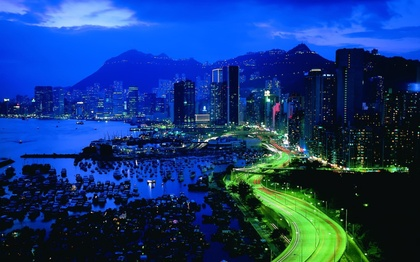
%> input picture archivos-viejos/imagenes/Eciudad.jpg, 420 x 262 px, shrunk from 1920 x 1200 before the run
$ octave --eval "result = verde(imread('../imagenes/Eciudad.jpg'));"   (GNU Octave 9; MATLAB toolbox functions it lacks are replaced by stand-ins)
%> lines starting %> are read from the running program, lines starting %| are printed output that depends on the picture
### archivos-viejos/codigos/ecualizar.m
function Imgeq = ecualizar(Img)

    imgoriginal = Img;
    %No de filas y columnas
    [fil,col] = size(Img);
    total_pixels = fil * col;

    Imgeq = zeros(fil,col);
    %histo = zeros(1,256);
    % Calculo del histograma de la imagen
    hist = imhist(Img);
    % variable Img en una variable de doble precision
    Img = double (Img);
    % Vector de 255 elem. nulos a la variable probabilidad, acumulada
    % y ecualizador
    probabilidad = zeros (1,256);
    acumulada = zeros(1,256);
    ecualizador= zeros(1,256);

    % Calcula la probabilidad de que se presenten cada uno de los niveles
    % de gris (Frecuencia relativa)
    for k=1:256
    probabilidad(k)=hist(k)/total_pixels;
    end
    % La probabilidad acumulada que tiene el pixel 0 es la probabilidad de 0
    acumulada(1) = probabilidad(1);
    % Calculo de la acumulada(k) como la suma de la acumulada anterior mas %
    % la probabilidad de nivel de gris que existe en k. No empieza en 1 ya %
    % que la acumulada del primer pixel es igual a la probabilida de este %

    for k = 2:256
    acumulada(k) = acumulada(k-1) + probabilidad(k);
    end
    % Ecualizador va a contener la transformacion del nivel de gris %
    for k=1:256
    ecualizador(k) = acumulada(k)*256;
    end
    %Sustitucion de los niveles de gris en base a ecualizador
    for i=1:fil
    for j=1:col
    k = Img(i,j);
    Imgeq(i,j)=ecualizador(k+1);
    end
    end
    Imgeq = uint8(Imgeq);
    % [6 lines of commented-out code are left out]

end

### archivos-viejos/codigos/verde.m
function resultado = verde(img)
    img = img(:,:,2);
    resultado = ecualizar(img);
    imshow(img);
end
%> in verde, `img = img(:,:,2);`:
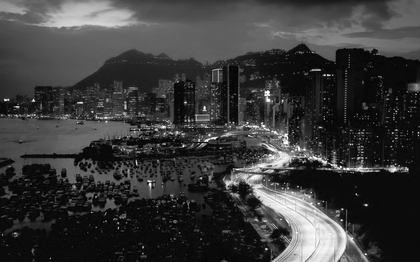
%> img: size 262x420 uint8; min 0, max 255, mean 58.1
%> in ecualizar, `hist = imhist(Img);`: hist = 256 values, max 9002 at index 12, min 4 at index 255, mean 429.8
%> after the loop in ecualizar, `for k=1:256`: probabilidad = 256 values, max 0.0818 at index 12, min 3.64e-05 at index 255, mean 0.00391
%> after the loop in ecualizar, `for k = 2:256`: acumulada = 256 values from 0.0005 to 1
%> after the loop in ecualizar, `for k=1:256`: ecualizador = 256 values from 0.128 to 256
%> after the loop in ecualizar, `for i=1:fil`:
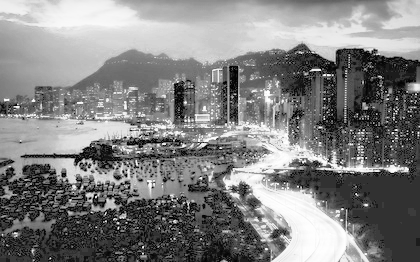
%> Imgeq: size 262x420 double; min 0.128, max 256, mean 130.2; drawn with min black and max white

$ run again, on archivos-viejos/imagenes/The_Wok.jpg
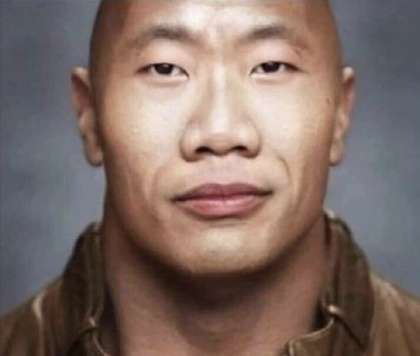
%> input picture archivos-viejos/imagenes/The_Wok.jpg, 420 x 356 px, shrunk from 714 x 605 before the run
%> in verde, `img = img(:,:,2);`:
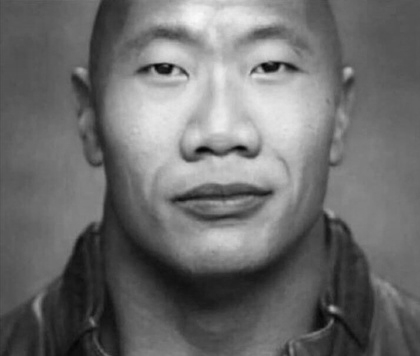
%> img: size 356x420 uint8; min 1, max 250, mean 109.1
%> hist = 256 values, max 2210 at index 85, min 0 at index 1, mean 584.1
%> after the loop in ecualizar, `for k=1:256`: probabilidad = 256 values, max 0.0148 at index 85, min 0 at index 1, mean 0.00391
%> after the loop in ecualizar, `for k = 2:256`: acumulada = 256 values from 0 to 1
%> after the loop in ecualizar, `for k=1:256`: ecualizador = 256 values from 0 to 256
%> after the loop in ecualizar, `for i=1:fil`:
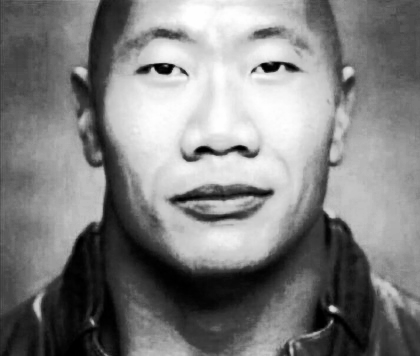
%> Imgeq: size 356x420 double; min 0.00171, max 256, mean 128.9; drawn with min black and max white

$ run again, on archivos-viejos/imagenes/ciudad.jpg
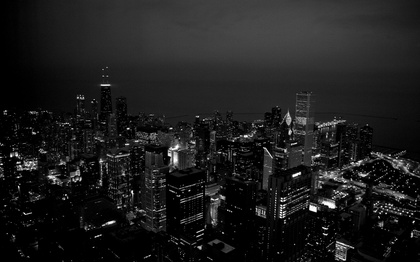
%> input picture archivos-viejos/imagenes/ciudad.jpg, 420 x 262 px, shrunk from 1920 x 1200 before the run
%> hist = 256 values, max 15296 at index 1, min 1 at index 234, mean 429.8
%> after the loop in ecualizar, `for k=1:256`: probabilidad = 256 values, max 0.139 at index 1, min 9.09e-06 at index 234, mean 0.00391
%> after the loop in ecualizar, `for k = 2:256`: acumulada = 256 values from 0.139 to 1
%> after the loop in ecualizar, `for k=1:256`: ecualizador = 256 values from 35.59 to 256
%> after the loop in ecualizar, `for i=1:fil`:
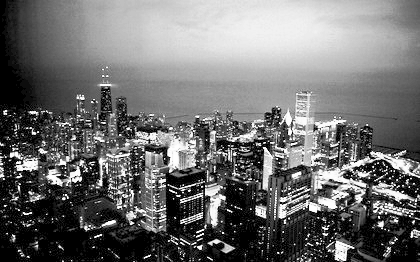
%> Imgeq: size 262x420 double; min 35.59, max 256, mean 132; drawn with min black and max white
%> in ecualizar, `Imgeq = uint8(Imgeq);`:
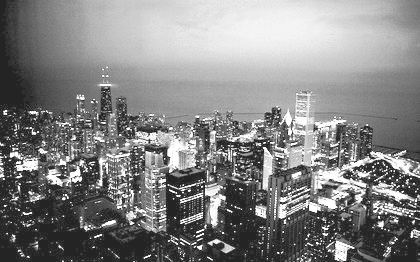
%> Imgeq: size 262x420 uint8; min 36, max 255, mean 132.1

$ run again, on archivos-viejos/imagenes/plane.jpg
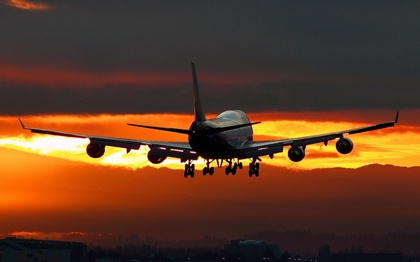
%> input picture archivos-viejos/imagenes/plane.jpg, 420 x 262 px, shrunk from 1920 x 1200 before the run
%> in verde, `img = img(:,:,2);`:
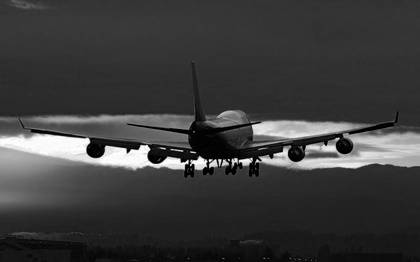
%> img: size 262x420 uint8; min 0, max 255, mean 60.2
%> hist = 256 values, max 5238 at index 53, min 34 at index 237, mean 429.8
%> after the loop in ecualizar, `for k=1:256`: probabilidad = 256 values, max 0.0476 at index 53, min 0.000309 at index 237, mean 0.00391
%> after the loop in ecualizar, `for k = 2:256`: acumulada = 256 values from 0.00584 to 1
%> after the loop in ecualizar, `for k=1:256`: ecualizador = 256 values from 1.5 to 256
%> after the loop in ecualizar, `for i=1:fil`:
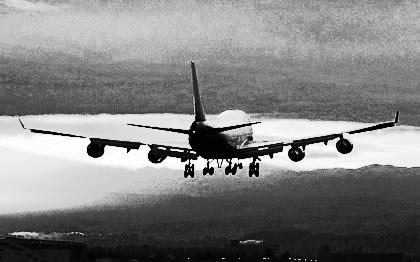
%> Imgeq: size 262x420 double; min 1.5, max 256, mean 130.6; drawn with min black and max white
